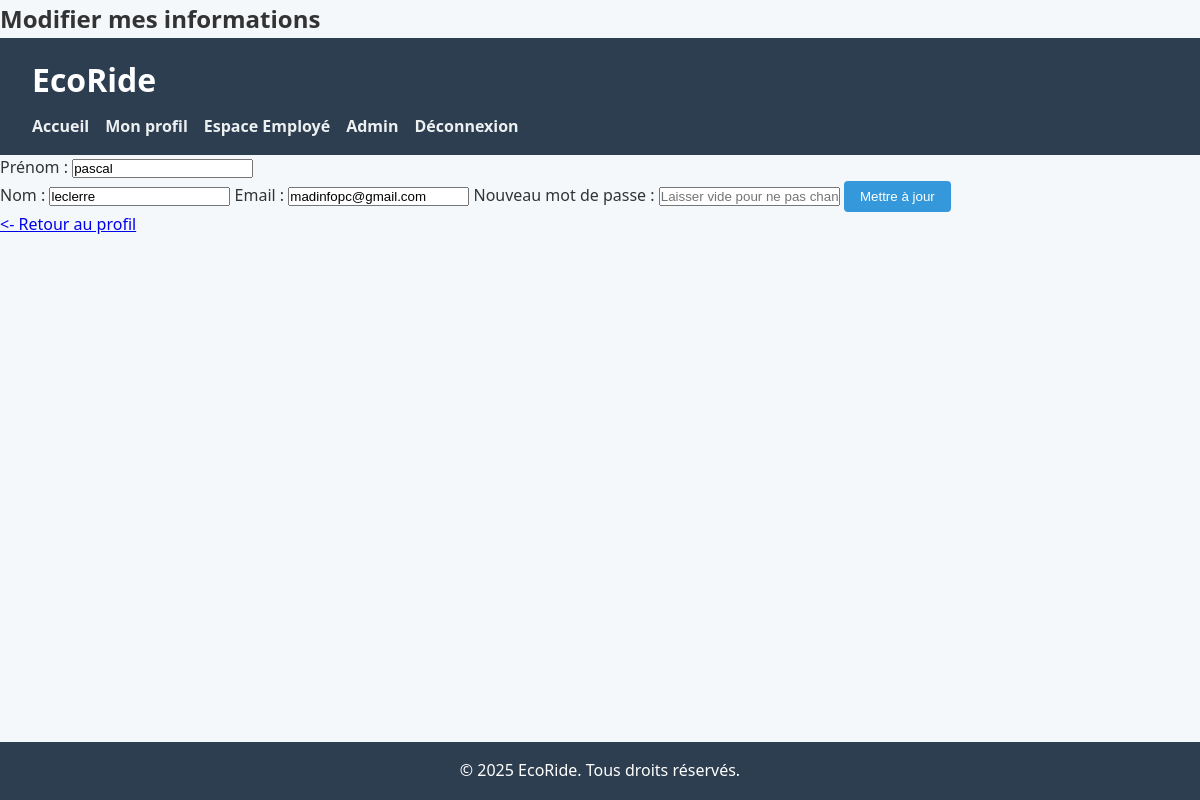
/covoiturage/index.php?page=edit-profile (signed in), run on the app's committed database.
### tables this page shows
CREATE TABLE `users` (
  `id` int NOT NULL,
  `firstname` varchar(100) NOT NULL,
  `lastname` varchar(100) NOT NULL,
  `email` varchar(150) NOT NULL,
  `password` varchar(255) NOT NULL,
  `credits` int DEFAULT '20',
  `created_at` timestamp NULL DEFAULT CURRENT_TIMESTAMP,
  `is_driver` tinyint(1) DEFAULT '0',
  `is_passenger` tinyint(1) DEFAULT '0',
  `is_employee` tinyint(1) NOT NULL DEFAULT '0',
  `is_admin` tinyint(1) DEFAULT '0',
  `is_suspended` tinyint(1) DEFAULT '0'
);

### covoiturage/controllers/UserController.php (called while the page is built, shortened)
<?php
class UserController {
    public function editProfile() {
        $db = connectDB();
        $stmt = $db->prepare("SELECT firstname, lastname, email FROM users WHERE id = ?");
        $stmt->execute([$_SESSION['user_id']]);
        $user = $stmt->fetch(PDO::FETCH_ASSOC);
        require 'views/edit_profile.php';
    }
}

### covoiturage/index.php (called while the page is built)
<?php
require_once 'router.php';

### covoiturage/views/edit_profile.php (the view, shortened to what this page needs)
<!DOCTYPE html>
<html>
<head>
</head>
<body>
<h2> Modifier mes informations </h2>
<link rel="stylesheet" href="assets/css/style.css">
<?php require 'views/partials/header.php'; ?>
<form method="POST" action="index.php?page=edit-profile">
    <label>Prénom : </label>
        <input type="text" name="firstname" value="<?= htmlspecialchars($user['firstname']) ?>" required>
    </label><br>
    <label>Nom : </label>
        <input type="text" name="lastname" value="<?= htmlspecialchars($user['lastname']) ?>" required>
    <label>Email : </label>
        <input type="email" name="email" value="<?= htmlspecialchars($user['email']) ?>" required>
    <label>Nouveau mot de passe :
        <input type="password" name="password" placeholder="Laisser vide pour ne pas changer">
    </label>
    <button type="submit">Mettre à jour </button>
</form>
<p><a href="index.php?page=profile"><- Retour au profil</a></p>
</body>
</html>
<?php require 'views/partials/footer.php'; ?>

### covoiturage/assets/css/style.css (style rules this page uses)
* { margin: 0; padding: 0; box-sizing: border-box; }
body { font-family: 'Segoe UI', Tahoma, Geneva, Verdana, sans-serif; background: #f4f8fb; color: #333; line-height: 1.6; padding-bottom: 60px; }
button { padding: 0.5rem 1rem; background-color: #3498db; color: white; border: none; cursor: pointer; border-radius: 4px; }

### data on the page
users: firstname "pascal", lastname "leclerre", email "madinfopc@gmail.com"
